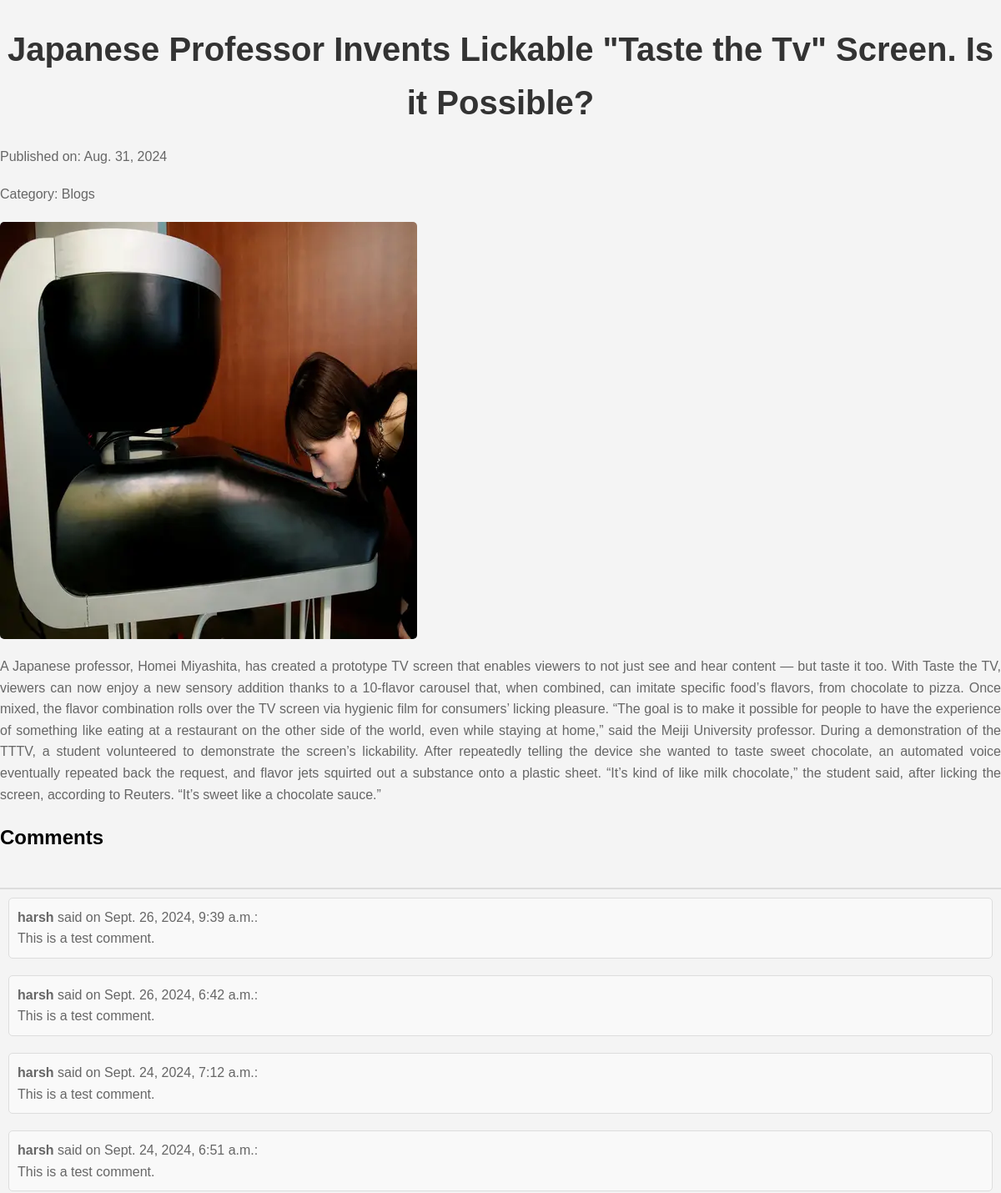
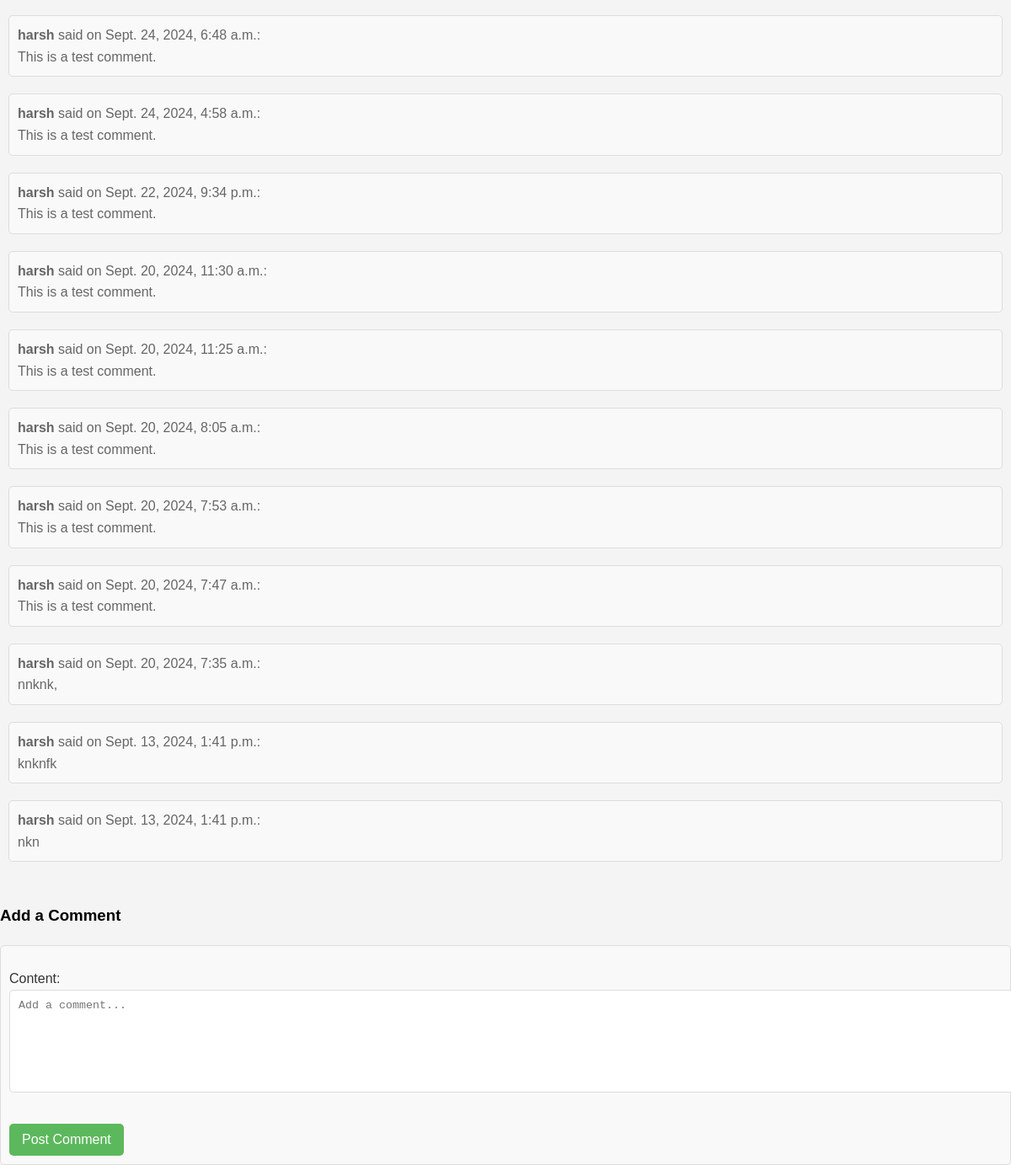
Screenshot of /post/11/ (signed in) with the database file from the repository (2 pictures, top to bottom).
### home/models.py (models this page shows, shortened)
class Blog(models.Model):
    title = models.CharField(max_length=200)
    content = RichTextField()  # Use RichTextField for rich text editing
    category = models.CharField(max_length=100, choices=[('Blogs', 'Blogs'), ('Technology', 'Technology'), ('Stories', 'Stories')])
    published_date = models.DateField()
    image = models.ImageField(upload_to='images/')

class Comment(models.Model):
    content_type = models.ForeignKey(ContentType, on_delete=models.CASCADE)
    object_id = models.PositiveIntegerField()
    content_object = GenericForeignKey('content_type', 'object_id')  # Refers to either Blog or Story
    author = models.ForeignKey(User, on_delete=models.CASCADE)
    content = models.TextField()
    created_at = models.DateTimeField(auto_now_add=True)

### home/views.py (the view)
# urls.py: path('post/<int:id>/', views.post_detail, name='post_detail'),  # Detail view for individual posts
def post_detail(request, id):
    post = Blog.objects.get(id=id)
    comments = Comment.objects.filter(
        content_type=ContentType.objects.get_for_model(post),
        object_id=post.id
    ).order_by('-created_at')  # Get the comments for this post
    if request.method == 'POST':
        if request.user.is_authenticated:
            form = CommentForm(request.POST)
            if form.is_valid():
                comment = form.save(commit=False)
                comment.content_type = ContentType.objects.get_for_model(post)
                comment.object_id = post.id
                comment.author = request.user
                comment.save()
                messages.success(request, 'Your comment has been posted.')
                return redirect('post_detail', id=post.id)  # Redirect to the same post after saving comment
        else:
            messages.error(request, 'You must be logged in to post a comment.')
            return redirect('login')
    else:
        form = CommentForm()
    return render(request, 'post_detail.html', {'post': post, 'comments': comments, 'form': form})

### home/forms.py
class CommentForm(forms.ModelForm):
    class Meta:
        model = Comment
        fields = ['content']  # Only include the content field in the form
        widgets = {
            'content': forms.Textarea(attrs={'rows': 3, 'placeholder': 'Add a comment...'}),
        }

### templates/post_detail.html (shortened to what this page needs)
<!DOCTYPE html>
<html lang="en">
<head>
    <link rel="stylesheet" href="/static/post_detail.css"/>
</head>
<body>
    <h1>{{ post.title }}</h1>
    <p>Published on: {{ post.published_date }}</p>
    <p>Category: {{ post.category }}</p>
    {% if post.image %}
        <img src="{{ post.image.url }}" alt="{{ post.title }}">
    {% endif %}
    <p>{{ post.content }}</p>
    <h2>Comments</h2>
    <div class="comments">
        {% if comments %}
            {% for comment in comments %}
                <div class="comment">
                    <p><strong>{{ comment.author.username }}</strong> said on {{ comment.created_at }}:</p>
                    <p>{{ comment.content }}</p>
                </div>
            {% endfor %}
        {% else %}
            <p>No comments yet. Be the first to comment!</p>
        {% endif %}
    </div>
    <h3>Add a Comment</h3>
    {% if user.is_authenticated %}
        <form method="POST">
            {{ form.as_p }}
            <button type="submit">Post Comment</button>
        </form>
    {% else %}
        <p>You must <a href="{% url 'login' %}">log in</a> to post a comment.</p>
    {% endif %}
</body>
</html>

### static/post_detail.css (style rules this page uses)
body { font-family: Arial, sans-serif; line-height: 1.6; margin: 0; padding: 0; background-color: #f4f4f4; }
h1 { font-size: 2.5rem; margin-bottom: 20px; color: #333; text-align: center; }
p { margin-bottom: 20px; font-size: 1rem; color: #666; text-align: justify; }
img { max-width: 100%; height: auto; display: block; margin: 20px 0; border-radius: 5px; }
.comments { margin-top: 40px; padding: 10px; border-top: 2px solid #ddd; }
.comment { margin-bottom: 20px; padding: 10px; background: #f9f9f9; border-radius: 5px; border: 1px solid #ddd; }
.comment p { margin: 0; }
form { margin-top: 20px; padding: 10px; background: #f9f9f9; border-radius: 5px; border: 1px solid #ddd; }
form button { background-color: #5cb85c; color: white; border: none; padding: 10px 15px; border-radius: 5px; cursor: pointer; font-size: 1rem; }
form input, form textarea { width: 100%; padding: 10px; margin-bottom: 10px; border: 1px solid #ddd; border-radius: 5px; }
form textarea { height: 100px; resize: vertical; }
form label { font-size: 1rem; color: #333; }

### rows the page displays
Blog: title "Japanese Professor Invents Lickable \"Taste the Tv\" Screen. Is it Possible?", published_date "Aug. 31, 2024", category "Blogs", image (picture), content "A Japanese professor, Homei Miyashita, has created a prototype TV screen that enables viewers to not just see and hear content — but taste it too. With Taste the TV, viewers can now enjoy a new sensory addition thanks to a 10-flavor carousel that, when combined, can imitate specific food’s flavors, from chocolate to pizza. Once mixed, the flavor combination rolls over the TV screen via hygienic film for consumers’ licking pleasure. “The goal is to make it possible for people to have the experience of something like eating at a restaurant on the other side of the world, even while staying at home,” said the Meiji University professor. During a demonstration of the TTTV, a student volunteered…"
Comment: author.username "harsh", created_at "Sept. 26, 2024, 9:39 a.m.", content "This is a test comment."
Comment: author.username "harsh", created_at "Sept. 26, 2024, 6:42 a.m.", content "This is a test comment."
Comment: author.username "harsh", created_at "Sept. 24, 2024, 7:12 a.m.", content "This is a test comment."
Comment: author.username "harsh", created_at "Sept. 24, 2024, 6:51 a.m.", content "This is a test comment."
Comment: author.username "harsh", created_at "Sept. 24, 2024, 6:48 a.m.", content "This is a test comment."
Comment: author.username "harsh", created_at "Sept. 24, 2024, 4:58 a.m.", content "This is a test comment."
Comment: author.username "harsh", created_at "Sept. 22, 2024, 9:34 p.m.", content "This is a test comment."
Comment: author.username "harsh", created_at "Sept. 20, 2024, 11:30 a.m.", content "This is a test comment."
Comment: author.username "harsh", created_at "Sept. 20, 2024, 11:25 a.m.", content "This is a test comment."
Comment: author.username "harsh", created_at "Sept. 20, 2024, 8:05 a.m.", content "This is a test comment."
Comment: author.username "harsh", created_at "Sept. 20, 2024, 7:53 a.m.", content "This is a test comment."
Comment: author.username "harsh", created_at "Sept. 20, 2024, 7:47 a.m.", content "This is a test comment."
Comment: author.username "harsh", created_at "Sept. 20, 2024, 7:35 a.m.", content "nnknk,"
Comment: author.username "harsh", created_at "Sept. 13, 2024, 1:41 p.m.", content "knknfk"
Comment: author.username "harsh", created_at "Sept. 13, 2024, 1:41 p.m.", content "nkn"
